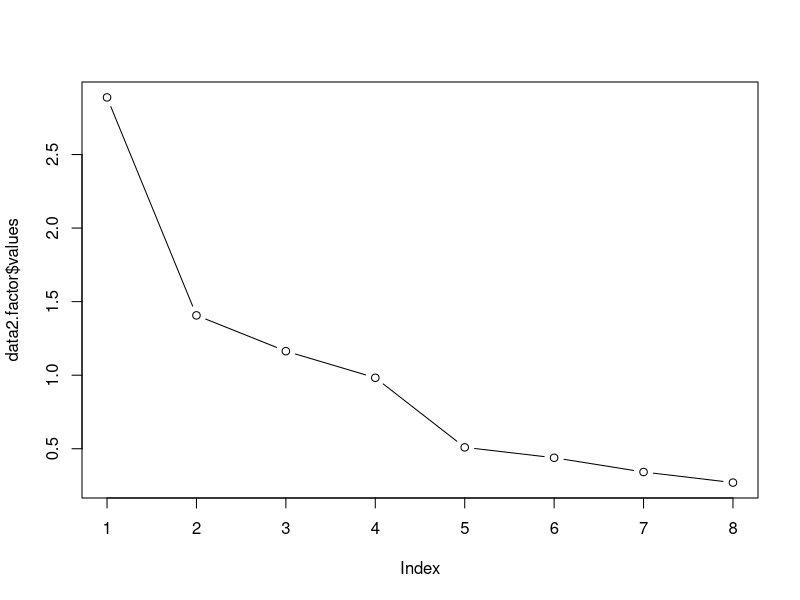

The R script that drew this image: (Note: this script raises an error after producing the figure.)
install.packages("GPArotation")
library(psych)
library(GPArotation)
data <- read.table("data/3.1 data.txt", header = TRUE)
data2 <- data[2:9]
data2
# 달리기 소요시간 조정
data2$run50m <-max(data2$run50m) - data2$run50m
data2
summary(data2)

data2.factor = principal(data2, rotate="none")
names(data2.factor)
data2.factor$values
plot(data2.factor$values, type="b")
screeplot(data2.factor$loadings, type="lines", pch=19, main="Scree Plot")


data <- read.table("data/3.3 data.txt", header = TRUE)
data
